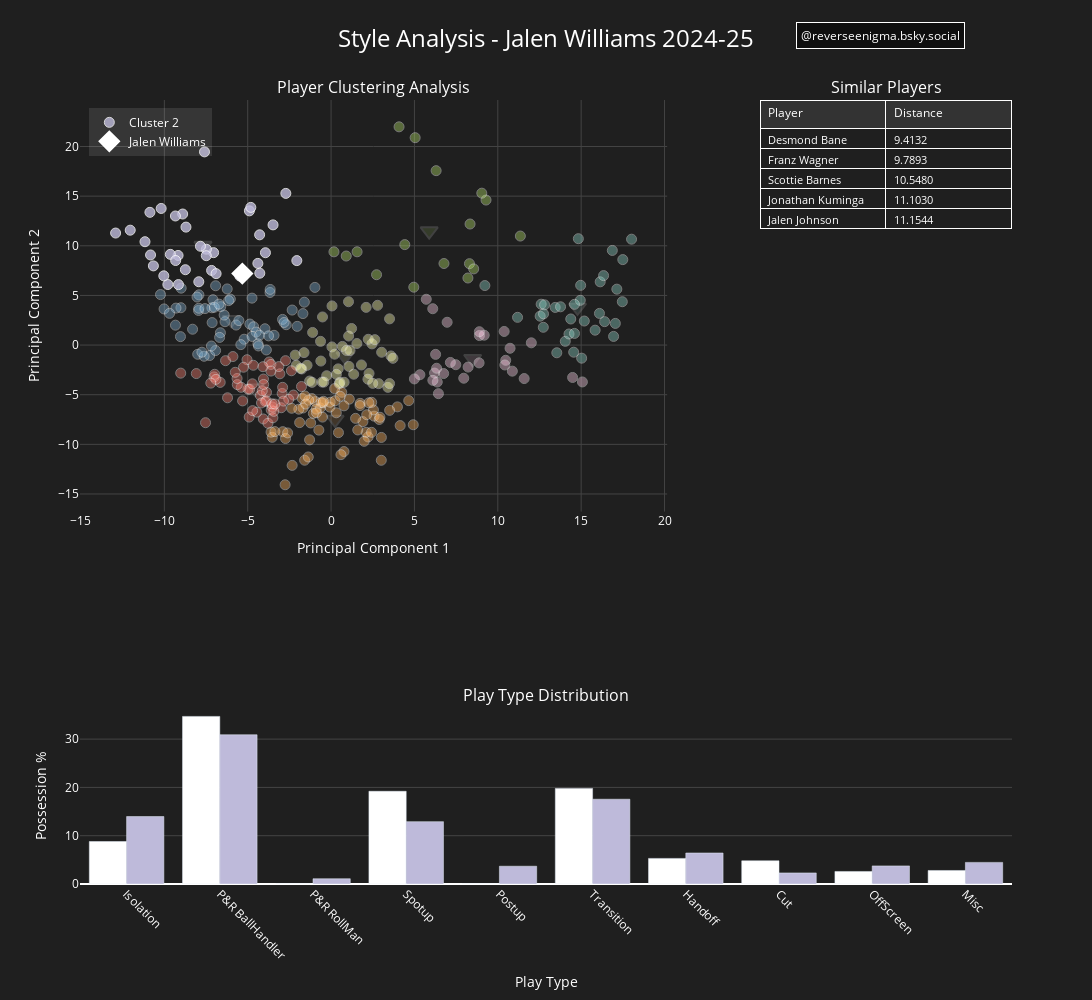

Notebook code for this chart:
### Code cell
import plotly.graph_objects as go
from plotly.subplots import make_subplots

import plotly.express as px
import pandas as pd
import numpy as np
from sklearn.neighbors import NearestNeighbors

def create_player_visualization(selected_player_id, season, n_neighbors=5):
    year=int(season.split('-')[0])+1
    season_df = pd.read_csv(f'nba_analysis_{year}.csv')
    
    # Filter for selected player by ID
    player_data = season_df[season_df['PLAYER_ID'] == selected_player_id].iloc[0]
    selected_player = player_data['PLAYER_NAME']  # Get player name for display
    player_cluster = player_data['Cluster']

    
    # Calculate similar players
    pca_cols = [col for col in season_df.columns if col.startswith('PCA_')]
    X = season_df[pca_cols].values
    nbrs = NearestNeighbors(n_neighbors=n_neighbors+1).fit(X)
    distances, indices = nbrs.kneighbors(player_data[pca_cols].values.reshape(1, -1))
    similar_players = season_df.iloc[indices[0][1:]]['PLAYER_NAME'].tolist()

    player_color='#ffffff'
    
    # Define cluster colors using Set3 palette
    cluster_colors = {
        cluster: px.colors.qualitative.Set3[cluster % len(px.colors.qualitative.Set3)]
        for cluster in season_df['Cluster'].unique()
    }
    
    # Create subplot layout
    fig = make_subplots(
        rows=2, cols=2,
        column_widths=[0.7, 0.3],
        row_heights=[0.7, 0.3],
        specs=[
            [{"type": "scatter"}, {"type": "table"}],
            [{"type": "bar", "colspan": 2}, None]
        ],
        subplot_titles=(
            'Player Clustering Analysis',
            'Similar Players',
            'Play Type Distribution'
        )
    )
    
    # Add cluster centroids with matching colors
    cluster_centroids = season_df.groupby('Cluster')[['PCA_1', 'PCA_2']].mean()
    for cluster in cluster_centroids.index:
        fig.add_trace(
            go.Scatter(
                x=[cluster_centroids.loc[cluster, 'PCA_1']],
                y=[cluster_centroids.loc[cluster, 'PCA_2']],
                mode='markers',
                marker=dict(
                    symbol='triangle-down',
                    opacity=.15,
                    size=15,
                    color=cluster_colors[cluster],
                    line=dict(width=2, color='#FFFFFF')
                ),
                name=f'Cluster {cluster} Center',
                hovertext=f'Cluster {cluster} Center',
                showlegend=False
            ),
            row=1, col=1
        )
    
    # Add all players (colored by cluster)
    for cluster in season_df['Cluster'].unique():
        cluster_data = season_df[season_df['Cluster'] == cluster]
        default_opacity=.4
        opacity = np.where(cluster == player_cluster, 0.8, default_opacity)
        show_legend = False if opacity == default_opacity else True
        
        fig.add_trace(
            go.Scatter(
                x=cluster_data['PCA_1'],
                y=cluster_data['PCA_2'],
                mode='markers',
                marker=dict(
                    size=10,
                    opacity=opacity,
                    color=cluster_colors[cluster],
                    line=dict(width=1, color='#FFFFFF')
                ),
                text=cluster_data['PLAYER_NAME'],
                showlegend=show_legend,
                name=f'Cluster {cluster}',
                hovertemplate='<b>%{text}</b><br>PCA_1: %{x:.2f}<br>PCA_2: %{y:.2f}<br><extra></extra>'
            ),
            row=1, col=1
        )
    
    # Highlight selected player
    fig.add_trace(
        go.Scatter(
            x=[player_data['PCA_1']],
            y=[player_data['PCA_2']],
            mode='markers+text',
            marker=dict(
                size=15,
                color=player_color,
                symbol='diamond',
                line=dict(width=2, color='#FFFFFF')
            ),
            #text=[selected_player],
            #textposition='top center',
            #textfont=dict(color='white'),
            name=selected_player,
            hovertemplate='<b>%{text}</b><br>PCA_1: %{x:.2f}<br>PCA_2: %{y:.2f}<br><extra></extra>',
            showlegend=True
        ),
        row=1, col=1
    )
    
    # Similar players table
    # Assuming you've already saved the similar players data to a CSV file
    similar_players_df = pd.read_csv(f'{year}_similar_players.csv')
    
    # Find the row for the specific player
    player_similar_players = similar_players_df[similar_players_df['PLAYER_NAME'] == selected_player]
    
    # Extract similar player names and their corresponding distances
    similar_players = [
        player_similar_players['SIMILAR_1_NAME'].values[0],
        player_similar_players['SIMILAR_2_NAME'].values[0],
        player_similar_players['SIMILAR_3_NAME'].values[0],
        player_similar_players['SIMILAR_4_NAME'].values[0],
        player_similar_players['SIMILAR_5_NAME'].values[0]
    ]

    similar_ids = [
        player_similar_players['SIMILAR_1_ID'].values[0],
        player_similar_players['SIMILAR_2_ID'].values[0],
        player_similar_players['SIMILAR_3_ID'].values[0],
        player_similar_players['SIMILAR_4_ID'].values[0],
        player_similar_players['SIMILAR_5_ID'].values[0]
    ]
    
    similar_distances = [
        float(player_similar_players['SIMILAR_1_DISTANCE'].values[0]),
        float(player_similar_players['SIMILAR_2_DISTANCE'].values[0]),
        float(player_similar_players['SIMILAR_3_DISTANCE'].values[0]),
        float(player_similar_players['SIMILAR_4_DISTANCE'].values[0]),
        float(player_similar_players['SIMILAR_5_DISTANCE'].values[0])
    ]
    
    # Create a DataFrame with players and their distances
    similar_players_data = pd.DataFrame({
         'PLAYER_ID': similar_ids,
        'Distance': similar_distances
    })
    similar_players_data.dropna(subset='PLAYER_ID',inplace=True)
    # Merge with season data to get full player information

    similar_players_data = similar_players_data.merge(season_df, on='PLAYER_ID', how='left')

    
    fig.add_trace(
        go.Table(
            header=dict(
                values=['Player', 'Distance'],
                font=dict(size=12, color='white'),
                fill_color='#333333',
                align='left'
            ),
            cells=dict(
                values=[
                    similar_players_data['PLAYER_NAME'],
                    similar_players_data['Distance'].apply(lambda x: f'{x:.4f}')
                ],
                font=dict(size=11, color='white'),
                fill_color='#1f1f1f',
                align='left'
            )
        ),
        row=1, col=2
    )

    


    
    # Play type distribution comparison
    playtype_cols = [col for col in season_df.columns if col.endswith('_POSS_PCT')]
    for col in playtype_cols:
        season_df[col]*=100
        player_data[col]*=100
    cluster_avg = season_df[season_df['Cluster'] == player_cluster][playtype_cols].mean()
    
    # Add player distribution bar with legend group
    fig.add_trace(
        go.Bar(
            name=selected_player,
            x=[col.replace('_POSS_PCT', '').replace('PR', 'P&R ') for col in playtype_cols],
            y=player_data[playtype_cols],
            marker_color=player_color,
            offsetgroup=0,
            legendgroup='playtype',
            showlegend=False,
            legendgrouptitle_text="Play Type Frequency vs Similar Players"
        ),
        row=2, col=1
    )
    
    # Add cluster average bar with matching color and legend group
    fig.add_trace(
        go.Bar(
            name=f'Cluster {player_cluster} Average',
            x=[col.replace('_POSS_PCT', '').replace('PR', 'P&R ') for col in playtype_cols],
            y=cluster_avg,
            marker_color=cluster_colors[player_cluster],
            offsetgroup=1,
            legendgroup='playtype',
            showlegend=False
        ),
        row=2, col=1
    )
    
    # Update layout for dark theme
    fig.update_layout(
        height=1000,
        width=1200,
        paper_bgcolor='#1f1f1f',
        plot_bgcolor='#1f1f1f',
        showlegend=True,
        title=dict(
            text=f'Style Analysis - {selected_player} {season}',

            x=0.5,
            y=0.97,
            font=dict(color='white', size=24)
        ),
        # Split legends for different parts of the visualization
        legend=dict(
            yanchor="top",
            y=0.99,
            xanchor="left",
            x=0.01,
            bgcolor='rgba(255, 255, 255, 0.1)',
            font=dict(color='white'),
            tracegroupgap=30
        ),
        barmode='group'
    )
    
    # Update axes styling
    fig.update_xaxes(
        title_text="Principal Component 1",
        row=1, col=1,
        gridcolor='#444444',
        showgrid=True,
        zeroline=False,
        color='white'
    )
    fig.update_yaxes(
        title_text="Principal Component 2",
        row=1, col=1,
        gridcolor='#444444',
        showgrid=True,
        zeroline=False,
        color='white'
    )
    fig.update_xaxes(
        title_text="Play Type",
        row=2, col=1,
        color='white',
        tickangle=45
    )
    fig.update_yaxes(
        title_text="Possession %",
        row=2, col=1,
        color='white',
        gridcolor='#444444'
    )
    
    # Update subplot titles
    fig.update_annotations(font_color='white')
    
    # Add buttons for different visualization modes
    button_layer_1_height = 1.2
    fig.update_layout(
        updatemenus=[
            dict(
                type="buttons",
                direction="right",
                x=0.7,
                y=button_layer_1_height,
                showactive=True,
                font=dict(color='white'),
                bgcolor='#333333',
                bordercolor='#666666'
            )
        ]
    )
    fig.update_annotations(font_color='white')
    
    # Add annotation with BlueSky handle
    fig.add_annotation(
        text="@reverseenigma.bsky.social",
        xref="paper",
        yref="paper",
        x=0.95,
        y=1.1,
        showarrow=False,
        font=dict(size=12, color="white"),
        bgcolor="rgba(0, 0, 0, 0.5)",
        bordercolor="white",
        borderwidth=1,
        borderpad=4
    )
    
    return fig


player='Jalen Williams'
season='2024-25'
fig = create_player_visualization(player, season)

fig.show()

### Figure 1 — Plotly figure (JSON) as saved in the notebook; plotly's stock layout.template omitted (floating-point values rounded to 4 significant figures)
{"data": [{"hovertext": "Cluster 0 Center", "marker": {"color": "rgb(141,211,199)", "line": {"color": "#FFFFFF", "width": 2}, "opacity": 0.15, "size": 15, "symbol": "triangle-down"}, "mode": "markers", "name": "Cluster 0 Center", "showlegend": false, "type": "scatter", "x": [14.78], "xaxis": "x", "y": [3.787], "yaxis": "y"}, {"hovertext": "Cluster 1 Center", "marker": {"color": "rgb(255,255,179)", "line": {"color": "#FFFFFF", "width": 2}, "opacity": 0.15, "size": 15, "symbol": "triangle-down"}, "mode": "markers", "name": "Cluster 1 Center", "showlegend": false, "type": "scatter", "x": [0.8359], "xaxis": "x", "y": [-1.134], "yaxis": "y"}, {"hovertext": "Cluster 2 Center", "marker": {"color": "rgb(190,186,218)", "line": {"color": "#FFFFFF", "width": 2}, "opacity": 0.15, "size": 15, "symbol": "triangle-down"}, "mode": "markers", "name": "Cluster 2 Center", "showlegend": false, "type": "scatter", "x": [-7.681], "xaxis": "x", "y": [10.02], "yaxis": "y"}, {"hovertext": "Cluster 3 Center", "marker": {"color": "rgb(251,128,114)", "line": {"color": "#FFFFFF", "width": 2}, "opacity": 0.15, "size": 15, "symbol": "triangle-down"}, "mode": "markers", "name": "Cluster 3 Center", "showlegend": false, "type": "scatter", "x": [-4.551], "xaxis": "x", "y": [-4.36], "yaxis": "y"}, {"hovertext": "Cluster 4 Center", "marker": {"color": "rgb(128,177,211)", "line": {"color": "#FFFFFF", "width": 2}, "opacity": 0.15, "size": 15, "symbol": "triangle-down"}, "mode": "markers", "name": "Cluster 4 Center", "showlegend": false, "type": "scatter", "x": [-5.982], "xaxis": "x", "y": [2.55], "yaxis": "y"}, {"hovertext": "Cluster 5 Center", "marker": {"color": "rgb(253,180,98)", "line": {"color": "#FFFFFF", "width": 2}, "opacity": 0.15, "size": 15, "symbol": "triangle-down"}, "mode": "markers", "name": "Cluster 5 Center", "showlegend": false, "type": "scatter", "x": [0.2437], "xaxis": "x", "y": [-7.505], "yaxis": "y"}, {"hovertext": "Cluster 6 Center", "marker": {"color": "rgb(179,222,105)", "line": {"color": "#FFFFFF", "width": 2}, "opacity": 0.15, "size": 15, "symbol": "triangle-down"}, "mode": "markers", "name": "Cluster 6 Center", "showlegend": false, "type": "scatter", "x": [5.884], "xaxis": "x", "y": [11.48], "yaxis": "y"}, {"hovertext": "Cluster 7 Center", "marker": {"color": "rgb(252,205,229)", "line": {"color": "#FFFFFF", "width": 2}, "opacity": 0.15, "size": 15, "symbol": "triangle-down"}, "mode": "markers", "name": "Cluster 7 Center", "showlegend": false, "type": "scatter", "x": [8.492], "xaxis": "x", "y": [-1.378], "yaxis": "y"}, {"hovertemplate": "<b>%{text}</b><br>PCA_1: %{x:.2f}<br>PCA_2: %{y:.2f}<br><extra></extra>", "marker": {"color": "rgb(253,180,98)", "line": {"color": "#FFFFFF", "width": 1}, "opacity": [0.4], "size": 10}, "mode": "markers", "name": "Cluster 5", "showlegend": false, "text": ["AJ Green", "Al Horford", "Alex Caruso", "Andre Jackson Jr.", "Ben Sheppard", "Caleb Houstan", "Cam Reddish", "Cason Wallace", "Cody Williams", "Dalen Terry", "Dalton Knecht", "David Roddy", "Dean Wade", "Dorian Finney-Smith", "Dru Smith", "Gabe Vincent", "Gary Harris", "Georges Niang", "Haywood Highsmith", "Herbert Jones", "Isaac Okoro", "Ja'Kobe Walter", "Jaden McDaniels", "Jalen Wilson", "Jamal Cain", "Jamison Battle", "Javonte Green", "Jaylen Wells", "Jeremiah Robinson-Earl", "John Konchar", "Josh Green", "Julian Champagnie", "Julian Phillips", "Justin Champagnie", "Justin Edwards", "Keegan Murray", "Keon Ellis", "Kris Dunn", "Kris Murray", "Kyshawn George", "Lindy Waters III", "Luguentz Dort", "Matas Buzelis", "Max Christie", "Max Strus", "Maxi Kleber", "Micah Potter", "Nicolas Batum", "Noah Clowney", "Ochai Agbaji", "Pat Connaughton", "Patrick Williams", "Pelle Larsson", "Royce O'Neale", "Ryan Dunn", "Sam Hauser", "Sam Merrill", "Simone Fontecchio", "Taurean Prince", "Terance Mann", "Tidjane Salaun", "Toumani Camara", "Trevelin Queen", "Trey Lyles", "Tristan da Silva", "Zaccharie Risacher"], "type": "scatter", "x": [-3.528, 3.979, -0.6421, 2.221, -1.587, -2.756, 0.7744, -0.9328, -1.368, -0.07186, -1.149, 0.642, 3.016, 1.911, -1.736, -2.893, -2.334, 1.744, 2.104, -0.4869, 0.4432, -1.685, 1.094, -1.34, 1.602, -0.7323, 2.58, -1.565, 4.659, 1.987, -1.288, -1.063, 2.428, 2.542, 1.735, 0.7741, -1.934, -1.521, 2.138, -1.222, -2.732, -0.5135, 2.885, -0.05559, -3.599, 4.929, 3.011, 0.5921, 2.436, 0.3124, -2.363, -0.5936, 2.93, -0.8919, 4.144, -2.604, -3.37, -0.8728, -1.884, 0.2135, 1.471, 2.266, -0.4557, 3.515, 0.232, 0.5448], "xaxis": "x", "y": [-9.291, -6.226, -6.337, -9.254, -11.6, -14.07, -10.73, -5.689, -11.27, -6.249, -5.388, -4.756, -9.303, -7.71, -5.372, -8.722, -12.12, -5.87, -8.791, -5.82, -8.821, -6.337, -5.448, -5.548, -8.55, -8.566, -7.156, -5.128, -5.597, -9.693, -9.551, -6.888, -8.789, -6.532, -6.096, -6.121, -6.459, -5.941, -7.015, -7.844, -9.409, -7.253, -7.494, -5.758, -8.769, -8.027, -11.6, -11.04, -5.767, -6.822, -6.365, -5.794, -7.272, -6.448, -8.111, -8.849, -8.715, -6.814, -7.809, -4.386, -7.381, -5.812, -5.66, -6.573, -5.612, -5.161], "yaxis": "y"}, {"hovertemplate": "<b>%{text}</b><br>PCA_1: %{x:.2f}<br>PCA_2: %{y:.2f}<br><extra></extra>", "marker": {"color": "rgb(255,255,179)", "line": {"color": "#FFFFFF", "width": 1}, "opacity": [0.4], "size": 10}, "mode": "markers", "name": "Cluster 1", "showlegend": false, "text": ["Aaron Gordon", "Aaron Wiggins", "Amen Thompson", "Ausar Thompson", "Ben Simmons", "Bruce Brown", "Chris Boucher", "Christian Braun", "Cody Martin", "Derrick Jones Jr.", "Dillon Brooks", "Draymond Green", "Dyson Daniels", "Harrison Barnes", "Jabari Smith Jr.", "Jaime Jaquez Jr.", "Jake LaRavia", "Jalen Johnson", "Jarace Walker", "Jordan Miller", "Josh Hart", "Josh Okogie", "Jrue Holiday", "Keldon Johnson", "Kelly Oubre Jr.", "Kenrich Williams", "Kyle Anderson", "Lauri Markkanen", "Michael Porter Jr.", "Mikal Bridges", "Naji Marshall", "Naz Reid", "Nikola Jović", "OG Anunoby", "Obi Toppin", "P.J. Washington", "Peyton Watson", "Quenton Jackson", "Ricky Council IV", "Ronald Holland II", "Rui Hachimura", "Santi Aldama", "Tari Eason", "Tobias Harris", "Tosan Evbuomwan", "Trendon Watford", "Wendell Moore Jr.", "Ziaire Williams"], "type": "scatter", "x": [2.788, -0.264, 3.508, 2.453, 2.103, 0.6764, 3.593, 1.822, -0.5402, 2.853, -1.287, 3.033, -0.614, 0.4264, 2.277, -1.107, 0.3189, 1.046, -1.139, -1.761, 1.231, 2.212, -2.152, 0.05165, 0.2114, 3.409, 0.9262, -0.5132, -0.6321, -2.088, -1.622, 2.23, -1.441, 1.071, 3.709, 1.55, 2.5, -0.4326, -1.821, 0.5236, 3.508, 1.137, 2.627, 1.053, 1.357, 0.058, 0.4946, 0.7803], "xaxis": "x", "y": [4.007, -3.088, 2.639, 0.1213, 3.798, -0.1347, -1.095, -2.003, -3.726, -3.886, -3.622, -0.7226, -1.61, -2.398, -2.857, 1.271, -2.949, 4.365, -3.756, -2.408, 1.669, -3.436, -1.012, -0.1867, -0.917, -4.26, -0.5391, 2.832, 0.3752, -2.035, -0.762, 0.5809, -2.042, -2.146, -1.336, 0.1578, -3.858, -3.73, -2.349, -3.759, -3.879, -0.5535, 0.5469, 0.9085, -2.934, 3.942, -3.895, -3.749], "yaxis": "y"}, {"hovertemplate": "<b>%{text}</b><br>PCA_1: %{x:.2f}<br>PCA_2: %{y:.2f}<br><extra></extra>", "marker": {"color": "rgb(251,128,114)", "line": {"color": "#FFFFFF", "width": 1}, "opacity": [0.4], "size": 10}, "mode": "markers", "name": "Cluster 3", "showlegend": false, "text": ["Ajay Mitchell", "Alec Burks", "Amir Coffey", "Ayo Dosunmu", "Bilal Coulibaly", "Bogdan Bogdanović", "Brandin Podziemski", "Brice Sensabaugh", "Bub Carrington", "Buddy Hield", "Caleb Martin", "Corey Kispert", "Davion Mitchell", "Delon Wright", "Donte DiVincenzo", "Duncan Robinson", "Eric Gordon", "Garrison Mathews", "Gary Trent Jr.", "Gradey Dick", "Grayson Allen", "Isaiah Collier", "Isaiah Joe", "Jamal Shead", "Jerami Grant", "Johnny Juzang", "Jordan Hawkins", "Jose Alvarado", "Julian Strawther", "KJ Simpson", "Keaton Wallace", "Kentavious Caldwell-Pope", "Keon Johnson", "Kevin Huerter", "Klay Thompson", "Kyle Lowry", "Lonzo Ball", "Luke Kennard", "Malik Beasley", "Mike Conley", "Miles McBride", "Monté Morris", "Moses Moody", "Nick Smith Jr.", "Nickeil Alexander-Walker", "Patty Mills", "Quentin Grimes", "Ryan Rollins", "Seth Curry", "Shake Milton", "Svi Mykhailiuk", "Terry Rozier", "Tim Hardaway Jr.", "Tre Jones", "Tyrese Martin", "Vít Krejčí"], "type": "scatter", "x": [-2.38, -4.064, -2.254, -3.714, -2.73, -4.243, -3.606, -5.04, -4.981, -4.885, -1.775, -2.537, -6.651, -4.911, -7.02, -5.394, -4.452, -3.784, -4.705, -4.055, -3.872, -6.328, -3.59, -6.979, -4.663, -3.489, -5.306, -9.018, -2.934, -3.071, -4.127, -3.947, -4.044, -2.989, -5.625, -3.521, -3.434, -4.717, -6.906, -8.084, -5.638, -5.748, -2.906, -6.21, -3.887, -7.53, -3.608, -3.132, -4.174, -5.25, -7.213, -5.886, -3.54, -4.084, -2.856, -3.372], "xaxis": "x", "y": [-2.589, -7.441, -5.035, -1.703, -1.572, -5.066, -1.951, -1.476, -4.437, -4.443, -4.177, -5.458, -3.757, -7.25, -3.209, -4.256, -6.759, -7.88, -6.605, -3.42, -4.761, -1.57, -6.527, -2.943, -2.033, -7.326, -5.624, -2.826, -4.875, -2.895, -4.605, -5.687, -3.968, -6.312, -3.982, -6.234, -6.674, -3.905, -3.456, -2.87, -3.367, -2.742, -4.256, -5.311, -5.61, -7.82, -2.617, -2.168, -5.833, -2.23, -3.83, -1.156, -5.921, -2.178, -5.638, -5.942], "yaxis": "y"}, {"hovertemplate": "<b>%{text}</b><br>PCA_1: %{x:.2f}<br>PCA_2: %{y:.2f}<br><extra></extra>", "marker": {"color": "rgb(252,205,229)", "line": {"color": "#FFFFFF", "width": 1}, "opacity": [0.4], "size": 10}, "mode": "markers", "name": "Cluster 7", "showlegend": false, "text": ["Alex Sarr", "Bobby Portis", "Brandon Clarke", "Brook Lopez", "Daniel Theis", "Dario Šarić", "Gary Payton II", "Grant Williams", "Guerschon Yabusele", "Jalen Smith", "Jay Huff", "Jaylin Williams", "Jeremy Sochan", "Jericho Sims", "Jonathan Isaac", "Jonathan Mogbo", "KJ Martin", "Kel'el Ware", "Kelly Olynyk", "Kyle Filipowski", "Larry Nance Jr.", "Mo Bamba", "Moussa Diabate", "Myles Turner", "Oso Ighodaro", "Precious Achiuwa", "Thomas Bryant", "Wendell Carter Jr.", "Zach Collins"], "type": "scatter", "x": [7.481, 5.71, 10.73, 8.219, 10.48, 6.27, 6.368, 5.327, 7.154, 8.897, 6.206, 4.998, 6.961, 15.07, 7.958, 6.752, 6.438, 12.01, 6.099, 6.331, 6.105, 10.42, 14.49, 9.184, 11.58, 10.87, 8.877, 8.894, 10.38], "xaxis": "x", "y": [-1.978, 4.613, -0.3215, -2.216, -1.532, -0.9354, -3.722, -2.988, -1.75, 0.9571, -2.818, -3.41, 2.298, -3.714, -3.338, -2.868, -4.895, 0.2259, 3.661, -2.333, -3.555, -2.005, -3.263, 0.994, -3.374, -2.626, -1.795, 1.344, 1.372], "yaxis": "y"}, {"hovertemplate": "<b>%{text}</b><br>PCA_1: %{x:.2f}<br>PCA_2: %{y:.2f}<br><extra></extra>", "marker": {"color": "rgb(179,222,105)", "line": {"color": "#FFFFFF", "width": 1}, "opacity": [0.4], "size": 10}, "mode": "markers", "name": "Cluster 6", "showlegend": false, "text": ["Alperen Sengun", "Anthony Davis", "Bam Adebayo", "Domantas Sabonis", "Evan Mobley", "Giannis Antetokounmpo", "Jaren Jackson Jr.", "Jimmy Butler", "Joel Embiid", "John Collins", "Julius Randle", "Karl-Anthony Towns", "Kristaps Porziņģis", "Moritz Wagner", "Nikola Jokić", "Pascal Siakam", "Victor Wembanyama"], "type": "scatter", "x": [9.294, 9.04, 6.772, 11.35, 8.3, 4.077, 1.561, 0.1729, 5.043, 4.962, 0.909, 8.336, 8.208, 8.555, 6.301, 2.729, 4.422], "xaxis": "x", "y": [14.61, 15.3, 8.215, 10.98, 8.198, 21.98, 9.394, 9.39, 20.89, 5.831, 8.97, 12.19, 6.757, 7.672, 17.57, 7.086, 10.12], "yaxis": "y"}, {"hovertemplate": "<b>%{text}</b><br>PCA_1: %{x:.2f}<br>PCA_2: %{y:.2f}<br><extra></extra>", "marker": {"color": "rgb(141,211,199)", "line": {"color": "#FFFFFF", "width": 1}, "opacity": [0.4], "size": 10}, "mode": "markers", "name": "Cluster 0", "showlegend": false, "text": ["Andre Drummond", "Clint Capela", "Daniel Gafford", "Day'Ron Sharpe", "Deandre Ayton", "Dereck Lively II", "Donovan Clingan", "Drew Eubanks", "Goga Bitadze", "Isaiah Hartenstein", "Isaiah Stewart", "Ivica Zubac", "Jakob Poeltl", "Jalen Duren", "Jarrett Allen", "Jaxson Hayes", "Jonas Valančiūnas", "Jusuf Nurkić", "Kevon Looney", "Luke Kornet", "Mark Williams", "Mason Plumlee", "Neemias Queta", "Nic Claxton", "Nick Richards", "Nikola Vučević", "Onyeka Okongwu", "Robert Williams III", "Rudy Gobert", "Trayce Jackson-Davis", "Walker Kessler", "Yves Missi", "Zach Edey"], "type": "scatter", "x": [14.95, 16.1, 17.5, 12.6, 12.81, 17.47, 15.03, 12.73, 14.6, 13.44, 13.54, 16.87, 14.97, 16.14, 16.35, 14.55, 14.83, 12.54, 14.38, 15.84, 18.02, 14.05, 16.95, 11.19, 17.14, 9.226, 12.74, 14.27, 15.19, 13.76, 17.05, 14.6, 16.41], "xaxis": "x", "y": [4.506, 3.191, 8.608, 4.118, 4.054, 4.366, -1.318, 1.793, 4.104, 3.793, -0.7769, 9.533, 6.019, 6.369, 6.995, -0.7179, 10.71, 2.912, 2.628, 1.501, 10.67, 0.3794, 0.873, 2.796, 5.632, 5.995, 3.141, 1.116, 2.422, 3.854, 2.182, 1.174, 2.359], "yaxis": "y"}, {"hovertemplate": "<b>%{text}</b><br>PCA_1: %{x:.2f}<br>PCA_2: %{y:.2f}<br><extra></extra>", "marker": {"color": "rgb(128,177,211)", "line": {"color": "#FFFFFF", "width": 1}, "opacity": [0.4], "size": 10}, "mode": "markers", "name": "Cluster 4", "showlegend": false, "text": ["Andrew Nembhard", "Andrew Wiggins", "Anfernee Simons", "Anthony Black", "Austin Reaves", "Bennedict Mathurin", "Bradley Beal", "Brandon Boston", "Brandon Miller", "CJ McCollum", "Cam Whitmore", "Cameron Johnson", "Cameron Payne", "Caris LeVert", "Chris Paul", "Coby White", "Cole Anthony", "D'Angelo Russell", "Dalano Banton", "De'Andre Hunter", "Deni Avdija", "Dennis Schröder", "Derrick White", "Desmond Bane", "Devin Vassell", "Fred VanVleet", "Isaiah Wong", "Jaden Hardy", "Jaden Ivey", "Jalen Green", "Jalen Suggs", "Jamal Murray", "Jared McCain", "Jonathan Kuminga", "Josh Giddey", "Kevin Porter Jr.", "Keyonte George", "Kyle Kuzma", "Malcolm Brogdon", "Malik Monk", "Marcus Sasser", "Marcus Smart", "Miles Bridges", "Norman Powell", "Paul George", "Payton Pritchard", "Russell Westbrook", "Scoot Henderson", "Scotty Pippen Jr.", "Shaedon Sharpe", "Spencer Dinwiddie", "Stephon Castle", "Talen Horton-Tucker", "Tre Mann", "Trey Murphy III", "Ty Jerome", "Tyler Herro", "Tyrese Haliburton", "Tyus Jones", "Vasilije Micić"], "type": "scatter", "x": [-5.213, -1.689, -10.02, -4.87, -6.616, -2.031, -4.645, -3.882, -6.361, -7.949, -3.422, -4.49, -7.998, -4.387, -9.005, -8.306, -7.147, -5.696, -6.413, -2.692, -2.333, -9.302, -5.411, -6.043, -6.637, -9.334, -3.966, -7.28, -6.144, -7.927, -7.082, -6.924, -6.685, -0.9684, -2.909, -4.742, -9.686, -2.816, -3.661, -7.931, -7.615, -6.927, -1.603, -7.002, -6.23, -7.179, -3.653, -7.563, -4.736, -5.529, -7.134, -4.289, -4.356, -8.038, -3.748, -6.719, -8.991, -10.23, -7.746, -9.033], "xaxis": "x", "y": [0.5893, 3.17, 3.64, 2.118, 3.868, 1.885, 1.843, -0.4921, 2.355, 3.488, 0.9837, 1.311, -0.9268, 0.1354, 3.762, 1.598, 3.753, 2.018, 3.023, 2.051, 3.527, 3.725, 0.04688, 4.634, 1.24, 2.005, 1.644, -1.054, 4.476, 5.058, 4.57, 5.975, 0.7715, 5.81, 2.585, 4.728, 3.197, 2.275, 5.296, 3.707, -1.127, -0.554, 4.32, 3.807, 5.654, -0.09563, 5.604, 3.672, 0.8701, 2.468, 2.264, 0.9901, -0.08942, 4.841, 0.9266, 4.123, 5.733, 5.087, -0.7177, 0.8493], "yaxis": "y"}, {"hovertemplate": "<b>%{text}</b><br>PCA_1: %{x:.2f}<br>PCA_2: %{y:.2f}<br><extra></extra>", "marker": {"color": "rgb(190,186,218)", "line": {"color": "#FFFFFF", "width": 1}, "opacity": [0.8], "size": 10}, "mode": "markers", "name": "Cluster 2", "showlegend": true, "text": ["Anthony Edwards", "Brandon Ingram", "Cade Cunningham", "Cam Thomas", "Collin Sexton", "Damian Lillard", "Darius Garland", "De'Aaron Fox", "DeMar DeRozan", "Dejounte Murray", "Devin Booker", "Donovan Mitchell", "Franz Wagner", "Ja Morant", "Jalen Brunson", "Jalen Williams", "James Harden", "Jaylen Brown", "Jayson Tatum", "Jordan Clarkson", "Jordan Poole", "Kevin Durant", "Khris Middleton", "Kyrie Irving", "LaMelo Ball", "LeBron James", "Luka Dončić", "Paolo Banchero", "RJ Barrett", "Scottie Barnes", "Shai Gilgeous-Alexander", "Stephen Curry", "T.J. McConnell", "Trae Young", "Tyrese Maxey", "Zach LaVine"], "type": "scatter", "x": [-9.176, -7.045, -8.902, -9.642, -7.933, -11.16, -10.66, -7.477, -4.39, -9.155, -7.836, -9.321, -4.284, -8.703, -10.86, -5.323, -10.19, -3.937, -4.899, -8.74, -9.789, -3.48, -5.469, -7.485, -12.05, -4.813, -9.336, -2.713, -4.275, -2.053, -7.592, -10.03, -7.165, -12.92, -10.83, -6.896], "xaxis": "x", "y": [9.028, 9.309, 13.2, 9.138, 6.378, 10.41, 7.975, 9.656, 8.228, 6.091, 9.955, 8.518, 11.1, 11.88, 13.37, 7.197, 13.76, 9.302, 13.52, 7.59, 6.101, 12.11, 6.951, 9.003, 11.57, 13.87, 13.0, 15.28, 7.242, 8.508, 19.46, 6.973, 7.518, 11.28, 9.076, 7.196], "yaxis": "y"}, {"hovertemplate": "<b>%{text}</b><br>PCA_1: %{x:.2f}<br>PCA_2: %{y:.2f}<br><extra></extra>", "marker": {"color": "#ffffff", "line": {"color": "#FFFFFF", "width": 2}, "size": 15, "symbol": "diamond"}, "mode": "markers+text", "name": "Jalen Williams", "showlegend": true, "type": "scatter", "x": [-5.323], "xaxis": "x", "y": [7.197], "yaxis": "y"}, {"cells": {"align": "left", "fill": {"color": "#1f1f1f"}, "font": {"color": "white", "size": 11}, "values": [["Desmond Bane", "Franz Wagner", "Scottie Barnes", "Jonathan Kuminga", "Jalen Johnson"], ["9.4132", "9.7893", "10.5480", "11.1030", "11.1544"]]}, "domain": {"x": [0.73, 1], "y": [0.475, 1.0]}, "header": {"align": "left", "fill": {"color": "#333333"}, "font": {"color": "white", "size": 12}, "values": ["Player", "Distance"]}, "type": "table"}, {"legendgroup": "playtype", "legendgrouptitle": {"text": "Play Type Frequency vs Similar Players"}, "marker": {"color": "#ffffff"}, "name": "Jalen Williams", "offsetgroup": "0", "showlegend": false, "type": "bar", "x": ["Isolation", "P&R BallHandler", "P&R RollMan", "Spotup", "Postup", "Transition", "Handoff", "Cut", "OffScreen", "Misc"], "xaxis": "x2", "y": [8.8, 34.7, 0, 19.2, 0, 19.8, 5.3, 4.8, 2.6, 2.8], "yaxis": "y2"}, {"legendgroup": "playtype", "marker": {"color": "rgb(190,186,218)"}, "name": "Cluster 2 Average", "offsetgroup": "1", "showlegend": false, "type": "bar", "x": ["Isolation", "P&R BallHandler", "P&R RollMan", "Spotup", "Postup", "Transition", "Handoff", "Cut", "OffScreen", "Misc"], "xaxis": "x2", "y": [13.97, 30.91, 1.092, 12.91, 3.681, 17.55, 6.422, 2.294, 3.75, 4.475], "yaxis": "y2"}], "layout": {"annotations": [{"font": {"color": "white", "size": 16}, "showarrow": false, "text": "Player Clustering Analysis", "x": 0.315, "xanchor": "center", "xref": "paper", "y": 1.0, "yanchor": "bottom", "yref": "paper"}, {"font": {"color": "white", "size": 16}, "showarrow": false, "text": "Similar Players", "x": 0.865, "xanchor": "center", "xref": "paper", "y": 1.0, "yanchor": "bottom", "yref": "paper"}, {"font": {"color": "white", "size": 16}, "showarrow": false, "text": "Play Type Distribution", "x": 0.5, "xanchor": "center", "xref": "paper", "y": 0.225, "yanchor": "bottom", "yref": "paper"}, {"bgcolor": "rgba(0, 0, 0, 0.5)", "bordercolor": "white", "borderpad": 4, "borderwidth": 1, "font": {"color": "white", "size": 12}, "showarrow": false, "text": "@reverseenigma.bsky.social", "x": 0.95, "xref": "paper", "y": 1.1, "yref": "paper"}], "barmode": "group", "height": 1000, "legend": {"bgcolor": "rgba(255, 255, 255, 0.1)", "font": {"color": "white"}, "tracegroupgap": 30, "x": 0.01, "xanchor": "left", "y": 0.99, "yanchor": "top"}, "paper_bgcolor": "#1f1f1f", "plot_bgcolor": "#1f1f1f", "showlegend": true, "title": {"font": {"color": "white", "size": 24}, "text": "Style Analysis - Jalen Williams 2024-25", "x": 0.5, "y": 0.97}, "updatemenus": [{"bgcolor": "#333333", "bordercolor": "#666666", "direction": "right", "font": {"color": "white"}, "showactive": true, "type": "buttons", "x": 0.7, "y": 1.2}], "width": 1200, "xaxis": {"anchor": "y", "autorange": true, "color": "white", "domain": [0, 0.63], "gridcolor": "#444444", "range": [-15.01, 20.11], "showgrid": true, "title": {"text": "Principal Component 1"}, "type": "linear", "zeroline": false}, "xaxis2": {"anchor": "y2", "autorange": true, "color": "white", "domain": [0, 1], "range": [-0.5, 9.5], "tickangle": 45, "title": {"text": "Play Type"}, "type": "category"}, "yaxis": {"anchor": "x", "autorange": true, "color": "white", "domain": [0.475, 1.0], "gridcolor": "#444444", "range": [-16.78, 24.69], "showgrid": true, "title": {"text": "Principal Component 2"}, "type": "linear", "zeroline": false}, "yaxis2": {"anchor": "x2", "autorange": true, "color": "white", "domain": [0, 0.225], "gridcolor": "#444444", "range": [0, 36.53], "title": {"text": "Possession %"}, "type": "linear"}}}
